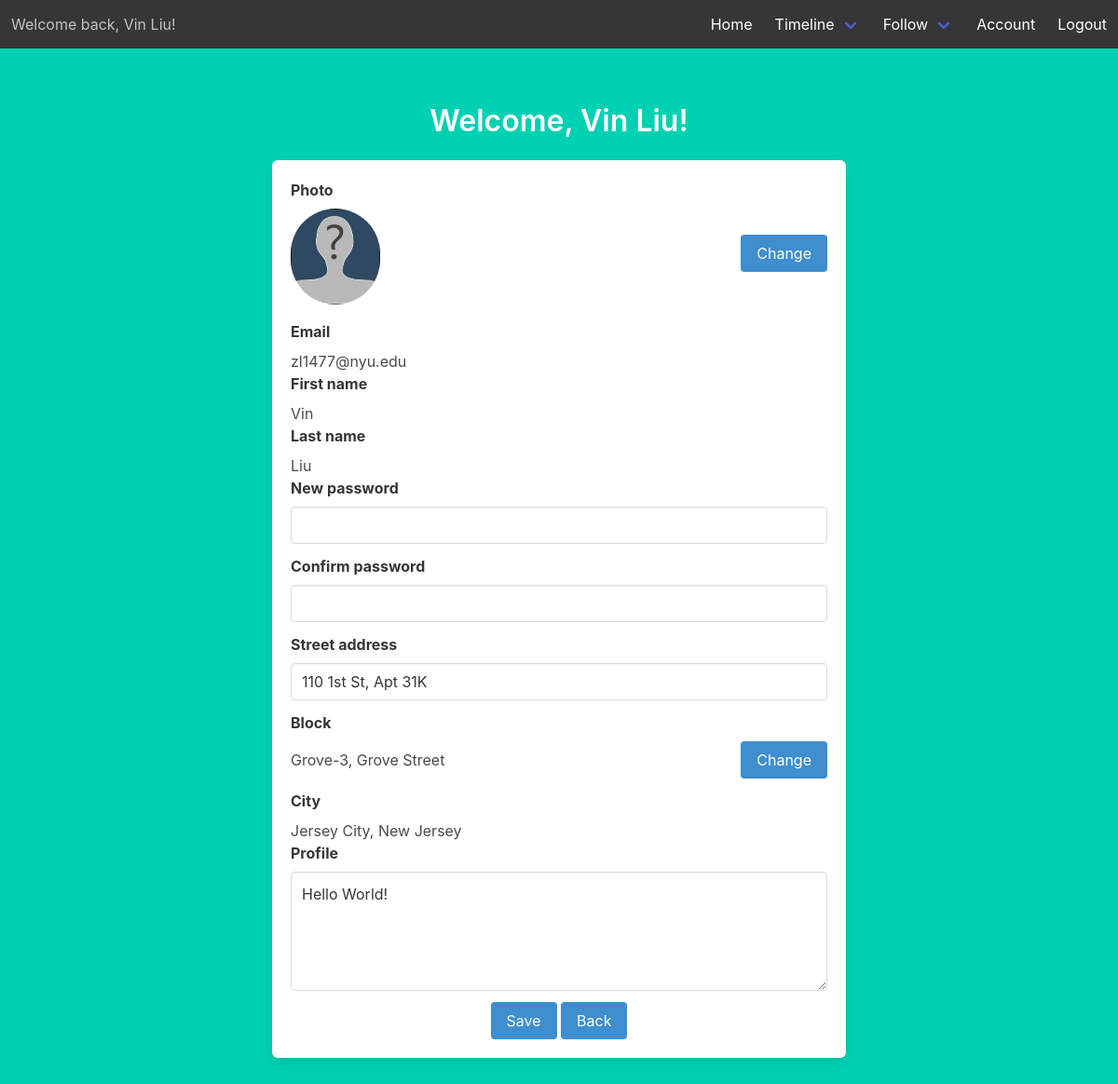
The page /account (signed in) on the database its author committed.
### models.py (models this page shows)
class Users(UserMixin, db.Model):
    __tablename__ = 'Users'
    id = db.Column(db.Integer, primary_key=True)
    email = db.Column(db.String(45), unique=True, nullable=False)
    pword = db.Column(db.String(45), nullable=False)
    fname = db.Column(db.String(45), nullable=False)
    lname = db.Column(db.String(45), nullable=False)
    street_addr = db.Column(db.String(45), nullable=False)
    cid = db.Column(db.Integer, db.ForeignKey('City.id'), nullable=False)
    uprofile = db.Column(db.Text)
    photo = db.Column(db.Text)
    last_logout_timestamp = db.Column(db.DateTime, default=datetime.now().replace(microsecond=0))

class City(db.Model):
    __tablename__ = 'City'
    id = db.Column(db.Integer, primary_key=True)
    cname = db.Column(db.String(45), nullable=False)
    cstate = db.Column(db.String(45), nullable=False)

### account.py (the view)
@acc.route('/account')
@login_required
def account():
    city = City.query.filter_by(id=current_user.cid).first()
    if Membership.query.filter_by(uid=current_user.id).first():
        block_name = Blocks.query.filter_by(
            id=(Membership.query.filter_by(uid=current_user.id).first().bid)).first().bname
        hood_name = Hood.query.filter_by(id=(Location.query.filter_by(bid=(Blocks.query.filter_by(id=(Membership.query.filter_by(
            uid=current_user.id).first().bid)).first().id), cid=current_user.cid).first().hid)).first().hname
        return render_template('account.html', user=current_user, city=city, block='%s, %s' % (block_name, hood_name))
    else:
        return render_template('account.html', user=current_user, city=city, block='You haven\'t joined any block.')

### templates/account.html (shortened to what this page needs)
{% extends "base.html" %}
{% block content %}
<div class="column is-8 is-offset-2
">
    <h1 class="title">
        Welcome, {{ user.fname }} {{ user.lname }}!
    </h1>
    <div class="box">
        <form method="POST" action="/account">
            <label class="label has-text-left">Photo</label>
            <div class="level">
            <figure class="image is-96x96 is-level-left">
                <img class="is-rounded" src={{ user.photo }}/>
            </figure>
            <div class="control is-level-right">
                <a class="button is-info is-right" href="">Change</a>
            </div>
        </div>
            <label class="label has-text-left">Email</label>
            <p class="has-text-left">{{ user.email }}</p>
            <label class="label has-text-left">First name</label>
            <p class="has-text-left">{{ user.fname }}</p>
            <label class="label has-text-left">Last name</label>
            <p class="has-text-left">{{ user.lname }}</p>
            <div class="field">
                <label class="label has-text-left">New password</label>
                <div class="control">
                    <input class="input" type="password" name="new-password" autofocus="">
                </div>
            </div>
            <div class="field">
                <label class="label has-text-left">Confirm password</label>
                <div class="control">
                    <input class="input" type="password" name="confirm-password" autofocus="">
                </div>
            </div>
            <div class="field">
                <label class="label has-text-left">Street address</label>
                <div class="control">
                    <input class="input" type="txt" name="street-address" value='{{ user.street_addr }}' autofocus="">
                </div>
            </div>
            <label class="label level-left">Block</label>
            <div class="field level">
                <p class="has-text-left">{{ block }}</p>
                <div class="control">
                    <a class="button is-info" href="{{ url_for('location.blocks') }}">Change</a>
                </div>
            </div>
            <label class="label has-text-left">City</label>
            <p class="has-text-left">{{ city.cname }}, {{ city.cstate }}</p>
            <div class="field">
                <label class="label has-text-left">Profile</label>
                <div class="control">
                    <textarea class="textarea" name="profile"
                        autofocus="">{% if user.uprofile %}{{ user.uprofile }}{% endif %}</textarea>
                </div>
            </div>
            <button class="button is-info">Save</button>
            <a class="button is-info" href="{{ url_for('main.index') }}">Back</a>
        </form>
    </div>
</div>
{% endblock %}

### templates/base.html (shortened to what this page needs)
<!DOCTYPE html>
<html>
<head>
    <link rel="stylesheet" href="https://cdnjs.cloudflare.com/ajax/libs/bulma/0.7.2/css/bulma.min.css" />
</head>
<body>
    <section class="hero is-primary is-fullheight">
        <div class="hero-head">
            <nav class="navbar has-background-dark" role="navigation" aria-label="main navigation">
                {% if current_user.is_authenticated %}
                <div class="navbar-start">
                    <p class="navbar-item">
                        Welcome back, {{ current_user.fname }} {{ current_user.lname }}!
                    </p>
                </div>
                {% endif %}
                <div id="navbarMenuHeroA" class="navbar-menu ">
                    <div class="navbar-end">
                        <a href="{{ url_for('main.index') }}" class="navbar-item">
                            Home
                        </a>
                        {% if current_user.is_authenticated %}
                        <div class="navbar-item has-dropdown is-hoverable has-text-white has-background-dark">
                            <a class="navbar-link has-background-dark">
                                Timeline
                            </a>
                        </div>
                        {% endif %}
                        {% if current_user.is_authenticated %}
                        <div class="navbar-item has-dropdown is-hoverable has-text-white has-background-dark">
                            <a class="navbar-link has-background-dark">
                                Follow
                            </a>
                        </div>
                        {% endif %}
                        {% if current_user.is_authenticated %}
                        <a href="{{ url_for('acc.account') }}" class="navbar-item">
                            Account
                        </a>
                        {% endif %}
                        {% if current_user.is_authenticated %}
                        <a href="{{ url_for('auth.logout') }}" class="navbar-item">
                            Logout
                        </a>
                        {% endif %}
                    </div>
                </div>
            </nav>
        </div>
        <div class="hero-body">
            <div class="container has-text-centered">
                {% block content %}
                {% endblock %}
            </div>
        </div>
    </section>
</body>
</html>

### rows shown on the page
Users: fname "Vin", lname "Liu", photo (picture), email "zl1477@nyu.edu", street-address "110 1st St, Apt 31K", profile "Hello World!"
City: cname "Jersey City", cstate "New Jersey"

### other values the page prints
{{ block }} "Grove-3, Grove Street"
